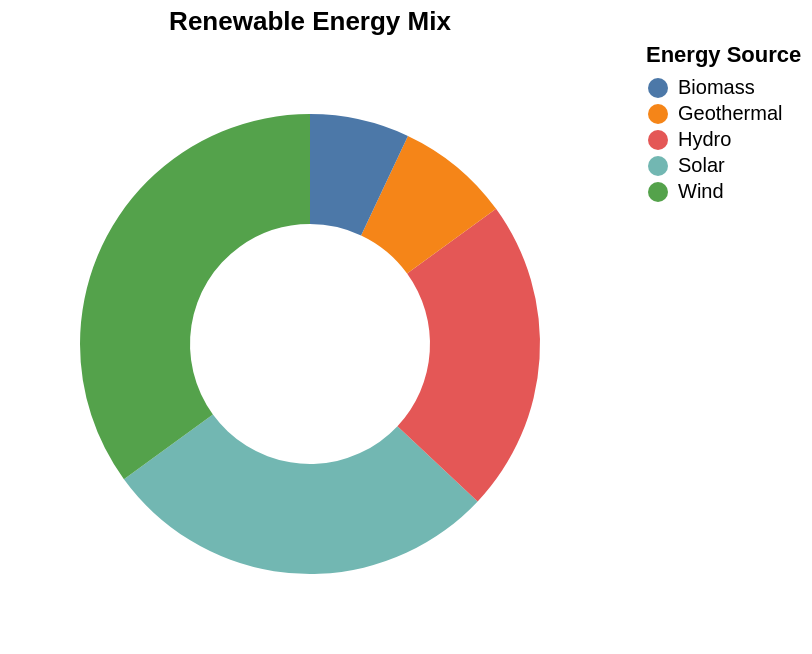

Here is the Vega-Lite specification saved for this chart:
### Vega-Lite specification from a JSON file in a GitHub repository (floating-point values rounded to 4 significant figures)
{"$schema": "https://vega.github.io/schema/vega-lite/v6.json", "description": "Renewable energy mix", "data": {"values": [{"source": "Solar", "percentage": 28}, {"source": "Wind", "percentage": 35}, {"source": "Hydro", "percentage": 22}, {"source": "Geothermal", "percentage": 8}, {"source": "Biomass", "percentage": 7}]}, "mark": {"type": "arc", "innerRadius": 60, "outerRadius": 115}, "encoding": {"theta": {"field": "percentage", "type": "quantitative"}, "color": {"field": "source", "type": "nominal", "scale": {"scheme": "tableau10"}, "legend": {"title": "Energy Source"}}, "tooltip": [{"field": "source", "type": "nominal"}, {"field": "percentage", "type": "quantitative", "title": "Share %", "format": ".0f"}]}, "title": "Renewable Energy Mix"}
